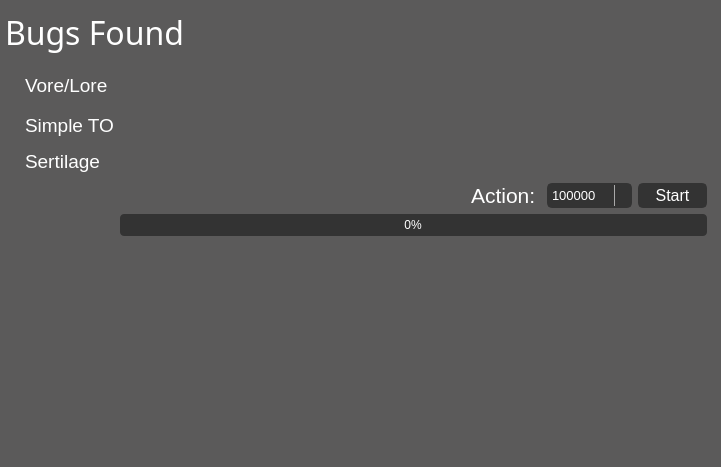
               <widget class="QWidget" name="page_bug">
                <property name="styleSheet">
                 <string notr="true">background:rgb(91,90,90);</string>
                </property>
                <layout class="QVBoxLayout" name="verticalLayout_7">
                 <property name="spacing">
                  <number>5</number>
                 </property>
                 <property name="leftMargin">
                  <number>5</number>
                 </property>
                 <property name="topMargin">
                  <number>5</number>
                 </property>
                 <property name="rightMargin">
                  <number>5</number>
                 </property>
                 <property name="bottomMargin">
                  <number>5</number>
                 </property>
                 <item>
                  <widget class="QLabel" name="lab_Bug">
                   <property name="minimumSize">
                    <size>
                     <width>0</width>
                     <height>55</height>
                    </size>
                   </property>
                   <property name="maximumSize">
                    <size>
                     <width>16777215</width>
                     <height>55</height>
                    </size>
                   </property>
                   <property name="font">
                    <font>
                     <family>Segoe UI Semilight</family>
                     <pointsize>24</pointsize>
                    </font>
                   </property>
                   <property name="styleSheet">
                    <string notr="true">color:rgb(255,255,255);</string>
                   </property>
                   <property name="text">
                    <string>&lt;html&gt;&lt;head/&gt;&lt;body&gt;&lt;p&gt;&lt;span style=&quot; color:#ffffff;&quot;&gt;Bugs Found&lt;/span&gt;&lt;/p&gt;&lt;/body&gt;&lt;/html&gt;</string>
                   </property>
                  </widget>
                 </item>
                 <item>
                  <widget class="QFrame" name="frame_bug_main">
                   <property name="minimumSize">
                    <size>
                     <width>0</width>
                     <height>200</height>
                    </size>
                   </property>
                   <property name="maximumSize">
                    <size>
                     <width>16777215</width>
                     <height>200</height>
                    </size>
                   </property>
                   <property name="frameShape">
                    <enum>QFrame::NoFrame</enum>
                   </property>
                   <property name="frameShadow">
                    <enum>QFrame::Plain</enum>
                   </property>
                   <layout class="QGridLayout" name="gridLayout">
                    <item row="5" column="7">
                     <spacer name="horizontalSpacer">
                      <property name="orientation">
                       <enum>Qt::Horizontal</enum>
                      </property>
                      <property name="sizeHint" stdset="0">
                       <size>
                        <width>421</width>
                        <height>20</height>
                       </size>
                      </property>
                     </spacer>
                    </item>
                    <item row="0" column="0">
                     <widget class="QLabel" name="lab_bullet">
                      <property name="maximumSize">
                       <size>
                        <width>5</width>
                        <height>16777215</height>
                       </size>
                      </property>
                      <property name="text">
                       <string/>
                      </property>
                      <property name="pixmap">
                       <pixmap>../Minimalistic-Flat-Modern-GUI-Template-master/icons/1x/bulletAsset 54.png</pixmap>
                      </property>
                      <property name="alignment">
                       <set>Qt::AlignCenter</set>
                      </property>
                     </widget>
                    </item>
                    <item row="2" column="0">
                     <widget class="QLabel" name="lab_bullet3">
                      <property name="maximumSize">
                       <size>
                        <width>5</width>
                        <height>16777215</height>
                       </size>
                      </property>
                      <property name="text">
                       <string/>
                      </property>
                      <property name="pixmap">
                       <pixmap>../Minimalistic-Flat-Modern-GUI-Template-master/icons/1x/bulletAsset 54.png</pixmap>
                      </property>
                     </widget>
                    </item>
                    <item row="1" column="1">
                     <widget class="QLabel" name="lab_bug2">
                      <property name="font">
                       <font>
                        <family>Segoe UI</family>
                        <pointsize>14</pointsize>
                       </font>
                      </property>
                      <property name="styleSheet">
                       <string notr="true">color:rgb(255,255,255);</string>
                      </property>
                      <property name="text">
                       <string>&lt;html&gt;&lt;head/&gt;&lt;body&gt;&lt;p&gt;&lt;span style=&quot; color:#ffffff;&quot;&gt;Simple TO&lt;/span&gt;&lt;/p&gt;&lt;/body&gt;&lt;/html&gt;</string>
                      </property>
                     </widget>
                    </item>
                    <item row="2" column="1">
                     <widget class="QLabel" name="lab_bug3">
                      <property name="font">
                       <font>
                        <family>Segoe UI</family>
                        <pointsize>14</pointsize>
                       </font>
                      </property>
                      <property name="text">
                       <string>&lt;html&gt;&lt;head/&gt;&lt;body&gt;&lt;p&gt;&lt;span style=&quot; color:#ffffff;&quot;&gt;Sertilage&lt;/span&gt;&lt;/p&gt;&lt;/body&gt;&lt;/html&gt;</string>
                      </property>
                     </widget>
                    </item>
                    <item row="3" column="8">
                     <widget class="QComboBox" name="comboBox_bug">
                      <property name="maximumSize">
                       <size>
                        <width>16777215</width>
                        <height>25</height>
                       </size>
                      </property>
                      <property name="font">
                       <font>
                        <family>Segoe UI</family>
                        <pointsize>10</pointsize>
                       </font>
                      </property>
                      <property name="styleSheet">
                       <string notr="true">QComboBox {
	border: 2px solid rgb(51,51,51);
	border-radius: 5px;	
	color:rgb(255,255,255);
	background-color: rgb(51,51,51);
}

QComboBox:hover {
	border: 2px solid rgb(0,143,170);
	border-radius: 5px;	
	color:rgb(255,255,255);
	background-color: rgb(0,143,170);
}

QComboBox:!editable, QComboBox::drop-down:editable {
	background: rgb(51,51,51);
}

QComboBox:!editable:on, QComboBox::drop-down:editable:on {
    background:rgb(51,51,51);
}

QComboBox:on { /* shift the text when the popup opens */
    padding-top: 3px;
    padding-left: 4px;
}

QComboBox::drop-down {
    subcontrol-origin: padding;
    subcontrol-position: top right;
    width: 15px;

    border-left-width: 1px;
    border-left-color: darkgray;
    border-left-style: solid; /* just a single line */
    border-top-right-radius: 5px; /* same radius as the QComboBox */
    border-bottom-right-radius: 5px;
}

QComboBox::down-arrow {
    image: url(icons/1x/arrow.png);
}

QComboBox::down-arrow:on { /* shift the arrow when popup is open */
    top: 1px;
    left: 1px;
}

QComboBox::drop-down {
    background:rgb(51,51,51);
}

</string>
                      </property>
                      <property name="sizeAdjustPolicy">
                       <enum>QComboBox::AdjustToContents</enum>
                      </property>
                      <property name="frame">
                       <bool>false</bool>
                      </property>
                      <property name="modelColumn">
                       <number>0</number>
                      </property>
                      <item>
                       <property name="text">
                        <string>100000</string>
                       </property>
                      </item>
                      <item>
                       <property name="text">
                        <string>1000000</string>
                       </property>
                      </item>
                      <item>
                       <property name="text">
                        <string>10000000</string>
                       </property>
                      </item>
                      <item>
                       <property name="text">
                        <string>100000000</string>
                       </property>
                      </item>
                     </widget>
                    </item>
                    <item row="0" column="1">
                     <widget class="QLabel" name="lab_bug1">
                      <property name="minimumSize">
                       <size>
                        <width>0</width>
                        <height>0</height>
                       </size>
                      </property>
                      <property name="maximumSize">
                       <size>
                        <width>16777215</width>
                        <height>16777215</height>
                       </size>
                      </property>
                      <property name="font">
                       <font>
                        <family>Segoe UI</family>
                        <pointsize>14</pointsize>
                       </font>
                      </property>
                      <property name="styleSheet">
                       <string notr="true">color:rgb(255,255,255);</string>
                      </property>
                      <property name="text">
                       <string>&lt;html&gt;&lt;head/&gt;&lt;body&gt;&lt;p&gt;&lt;span style=&quot; color:#ffffff;&quot;&gt;Vore/Lore&lt;/span&gt;&lt;/p&gt;&lt;/body&gt;&lt;/html&gt;</string>
                      </property>
                      <property name="alignment">
                       <set>Qt::AlignLeading|Qt::AlignLeft|Qt::AlignTop</set>
                      </property>
                     </widget>
                    </item>
                    <item row="1" column="0">
                     <widget class="QLabel" name="lab_bullet2">
                      <property name="maximumSize">
                       <size>
                        <width>5</width>
                        <height>16777215</height>
                       </size>
                      </property>
                      <property name="text">
                       <string/>
                      </property>
                      <property name="pixmap">
                       <pixmap>../Minimalistic-Flat-Modern-GUI-Template-master/icons/1x/bulletAsset 54.png</pixmap>
                      </property>
                     </widget>
                    </item>
                    <item row="3" column="9">
                     <widget class="QPushButton" name="bn_bug_start">
                      <property name="minimumSize">
                       <size>
                        <width>69</width>
                        <height>25</height>
                       </size>
                      </property>
                      <property name="maximumSize">
                       <size>
                        <width>69</width>
                        <height>25</height>
                       </size>
                      </property>
                      <property name="font">
                       <font>
                        <family>Segoe UI</family>
                        <pointsize>12</pointsize>
                       </font>
                      </property>
                      <property name="styleSheet">
                       <string notr="true">QPushButton {
	border: 2px solid rgb(51,51,51);
	border-radius: 5px;	
	color:rgb(255,255,255);
	background-color: rgb(51,51,51);
}
QPushButton:hover {
	border: 2px solid rgb(0,143,150);
	background-color: rgb(0,143,150);
}
QPushButton:pressed {	
	border: 2px solid rgb(0,143,150);
	background-color: rgb(51,51,51);
}

QPushButton:disabled {	
	border-radius: 5px;	
	border: 2px solid rgb(112,112,112);
	background-color: rgb(112,112,112);
}</string>
                      </property>
                      <property name="text">
                       <string>Start</string>
                      </property>
                      <property name="checkable">
                       <bool>false</bool>
                      </property>
                      <property name="flat">
                       <bool>true</bool>
                      </property>
                     </widget>
                    </item>
                    <item row="4" column="7" colspan="3">
                     <widget class="QProgressBar" name="progressBar_bug">
                      <property name="enabled">
                       <bool>true</bool>
                      </property>
                      <property name="styleSheet">
                       <string notr="true">QProgressBar
{
	color:rgb(255,255,255);
	background-color :rgb(51,51,51);
	border : 2px;
	border-radius:4px;
}

QProgressBar::chunk{
	border : 2px;
	border-radius:4px;
	background-color:rgb(0,143,170);
}</string>
                      </property>
                      <property name="value">
                       <number>0</number>
                      </property>
                      <property name="alignment">
                       <set>Qt::AlignCenter</set>
                      </property>
                      <property name="textVisible">
                       <bool>true</bool>
                      </property>
                      <property name="orientation">
                       <enum>Qt::Horizontal</enum>
                      </property>
                      <property name="invertedAppearance">
                       <bool>false</bool>
                      </property>
                      <property name="textDirection">
                       <enum>QProgressBar::TopToBottom</enum>
                      </property>
                     </widget>
                    </item>
                    <item row="3" column="7">
                     <widget class="QLabel" name="lab_bug_action">
                      <property name="minimumSize">
                       <size>
                        <width>0</width>
                        <height>20</height>
                       </size>
                      </property>
                      <property name="maximumSize">
                       <size>
                        <width>16777215</width>
                        <height>30</height>
                       </size>
                      </property>
                      <property name="font">
                       <font>
                        <family>Segoe UI</family>
                        <pointsize>16</pointsize>
                       </font>
                      </property>
                      <property name="styleSheet">
                       <string notr="true">color:rgb(255,255,255);</string>
                      </property>
                      <property name="text">
                       <string>&lt;html&gt;&lt;head/&gt;&lt;body&gt;&lt;p&gt;&lt;span style=&quot; color:#ffffff;&quot;&gt;Action: &lt;/span&gt;&lt;/p&gt;&lt;/body&gt;&lt;/html&gt;</string>
                      </property>
                      <property name="alignment">
                       <set>Qt::AlignRight|Qt::AlignTrailing|Qt::AlignVCenter</set>
                      </property>
                     </widget>
                    </item>
                   </layout>
                  </widget>
                 </item>
                 <item>
                  <spacer name="verticalSpacer">
                   <property name="orientation">
                    <enum>Qt::Vertical</enum>
                   </property>
                   <property name="sizeHint" stdset="0">
                    <size>
                     <width>20</width>
                     <height>197</height>
                    </size>
                   </property>
                  </spacer>
                 </item>
                </layout>
               </widget>
